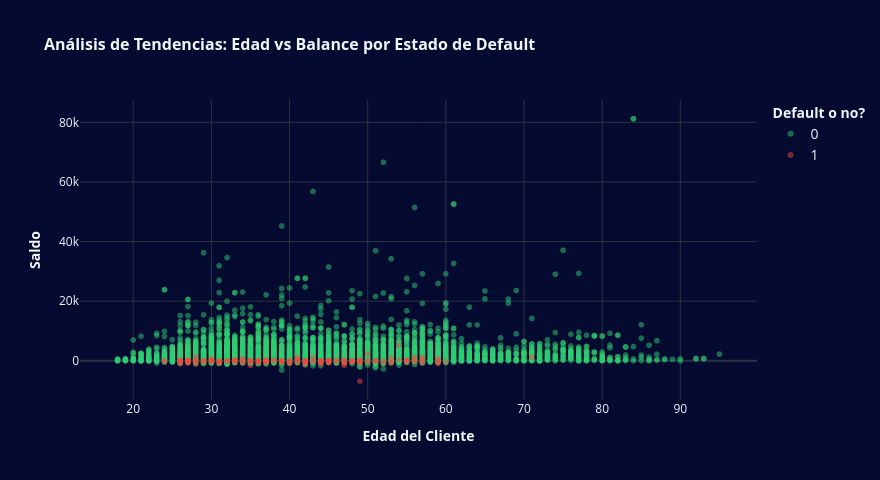

Notebook code for this chart:
### Markdown cell above
#### Tendencias: Edad vs Balance por Estado de Default

### Code cell
fig = px.scatter(
    df,
    x='age',
    y='balance',
      color=df['default'].astype(str),
    opacity=0.5,
    color_discrete_map={'1': '#e74c3c', '0': '#2ecc71'},
    labels={
        'age': "<b>Edad del Cliente</b>", 
        'balance': "<b>Saldo</b>", 
        'color': "<b>Default o no?</b>"  
    },
    title="<b>Análisis de Tendencias: Edad vs Balance por Estado de Default</b>",
)

fig.update_layout(
    width=880,  
    height=480,
    title_font={'size': 16},
    legend_font={'size': 14},
    legend_title_font={'size': 14},
)

fig.update_xaxes(title_font={'size': 14}, tickfont={'size': 12})
fig.update_yaxes(title_font={'size': 14}, tickfont={'size': 12})

fig.show()

### Figure 1 — Plotly figure (JSON) as saved in the notebook; plotly's stock layout.template omitted (floating-point values rounded to 4 significant figures; data arrays with more than 128 entries replaced by an {"elided": "..."} marker saying what was removed)
{"data": [{"hovertemplate": "<b>Default o no?</b>=0<br><b>Edad del Cliente</b>=%{x}<br><b>Saldo</b>=%{y}<extra></extra>", "legendgroup": "0", "marker": {"color": "#2ecc71", "opacity": 0.5, "symbol": "circle"}, "mode": "markers", "name": "0", "showlegend": true, "type": "scattergl", "x": {"elided": "10826 int values"}, "xaxis": "x", "y": {"elided": "10826 int values"}, "yaxis": "y"}, {"hovertemplate": "<b>Default o no?</b>=1<br><b>Edad del Cliente</b>=%{x}<br><b>Saldo</b>=%{y}<extra></extra>", "legendgroup": "1", "marker": {"color": "#e74c3c", "opacity": 0.5, "symbol": "circle"}, "mode": "markers", "name": "1", "showlegend": true, "type": "scattergl", "x": {"elided": "161 int values"}, "xaxis": "x", "y": {"elided": "161 int values"}, "yaxis": "y"}], "layout": {"height": 480, "legend": {"font": {"size": 14}, "title": {"font": {"size": 14}, "text": "<b>Default o no?</b>"}, "tracegroupgap": 0}, "title": {"font": {"size": 16}, "text": "<b>Análisis de Tendencias: Edad vs Balance por Estado de Default</b>"}, "width": 880, "xaxis": {"anchor": "y", "domain": [0, 1], "tickfont": {"size": 12}, "title": {"font": {"size": 14}, "text": "<b>Edad del Cliente</b>"}}, "yaxis": {"anchor": "x", "domain": [0, 1], "tickfont": {"size": 12}, "title": {"font": {"size": 14}, "text": "<b>Saldo</b>"}}}}
